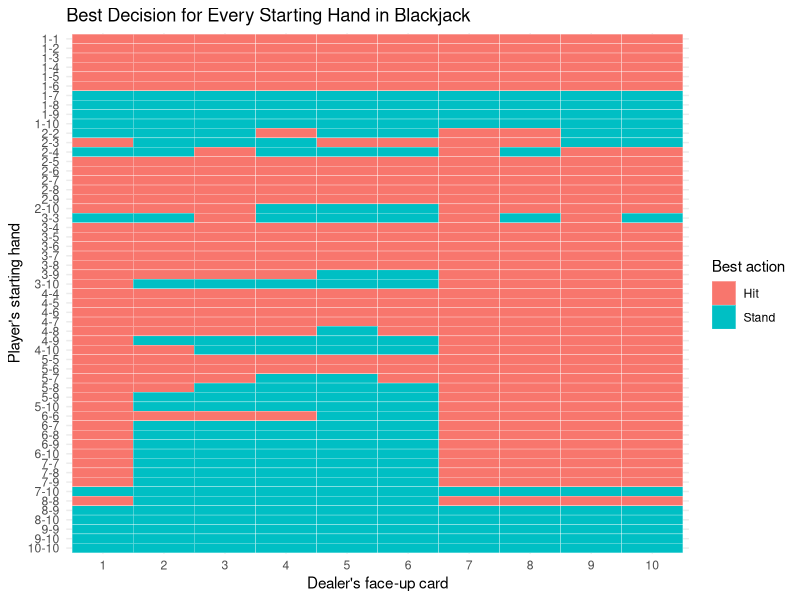

This figure's R source:
## ---- chunk 1
library(tidyverse)
hand_value <- function(hand){
    total <- sum(hand)
    #checks if it can turn an Ace into an 11
    if (any(hand == 1) && total + 10 <= 21){
        total <- total + 10
    }
    return(total)
}

is_soft <- function(hand){
    soft = any(hand == 1) && sum(hand) + 10 <= 21
    return(soft)
}
## ---- chunk 2
#deck, 4 10's for the 3 face cards and 10
cards <- c(1:9, 10, 10, 10, 10)
dealer <- function(face_up_card){
    unknown_card <- sample(cards, 1)
    hand <- c(face_up_card, unknown_card)
    while (hand_value(hand) < 17){
        hand <- c(hand, sample(cards, 1))
    }
    return(hand_value(hand))
}

## ---- chunk 3
outcome <- function(player, dealer){
    if (player > 21){
        return(-1)
    } else if (dealer > 21){
        return(1)
    } else if (dealer > player){
        return(-1)
    } else if (player > dealer){
        return(1)
    } else{
        return(0)
    }
}

hard_chart <- matrix("Stand", nrow = 21, ncol = 10)
soft_chart <- matrix("Stand", nrow = 21, ncol = 10)
## ---- chunk 4
library(tidyverse)
play_hand <- function(p_card1, p_card2, dealer_card, action) {
    player_cards <- c(p_card1, p_card2)
    if (action == "hit"){
        player_cards <- c(player_cards, sample(cards, 1))
    }
    outcome(hand_value(player_cards), dealer(dealer_card))
}
## ---- chunk 5
reps <- 1000
set.seed(200)
hands <- expand_grid(
  card1 = 1:10,
  card2 = 1:10,
  dealer_card = 1:10,
  action = c("hit", "stand"),
  rep = 1:reps
) |>
  filter(card1 <= card2) |>
  mutate(
    result = pmap_dbl(list(card1, card2, dealer_card, action), play_hand)
  )


## ---- chunk 6
library(tidyverse)
strategy <- hands |>
  group_by(card1, card2, dealer_card, action) |>
  summarise(ev = mean(result), .groups = "drop") |>
  pivot_wider(names_from = action, values_from = ev) |>
  mutate(
    best   = if_else(hit > stand, "Hit", "Stand")
  )

strategy |>
  mutate(
    hand = str_c(card1, "-", card2),
    hand = fct_rev(fct_inorder(hand)),
    dealer_card = factor(dealer_card)
  ) |>
  ggplot(aes(x = dealer_card, y = hand, fill = best)) +
  geom_tile(color = "white") +
  scale_fill_hue() + 
  labs(
    title = "Best Decision for Every Starting Hand in Blackjack",
    x = "Dealer's face-up card",
    y = "Player's starting hand",
    fill = "Best action"
  ) +
  theme_minimal()
